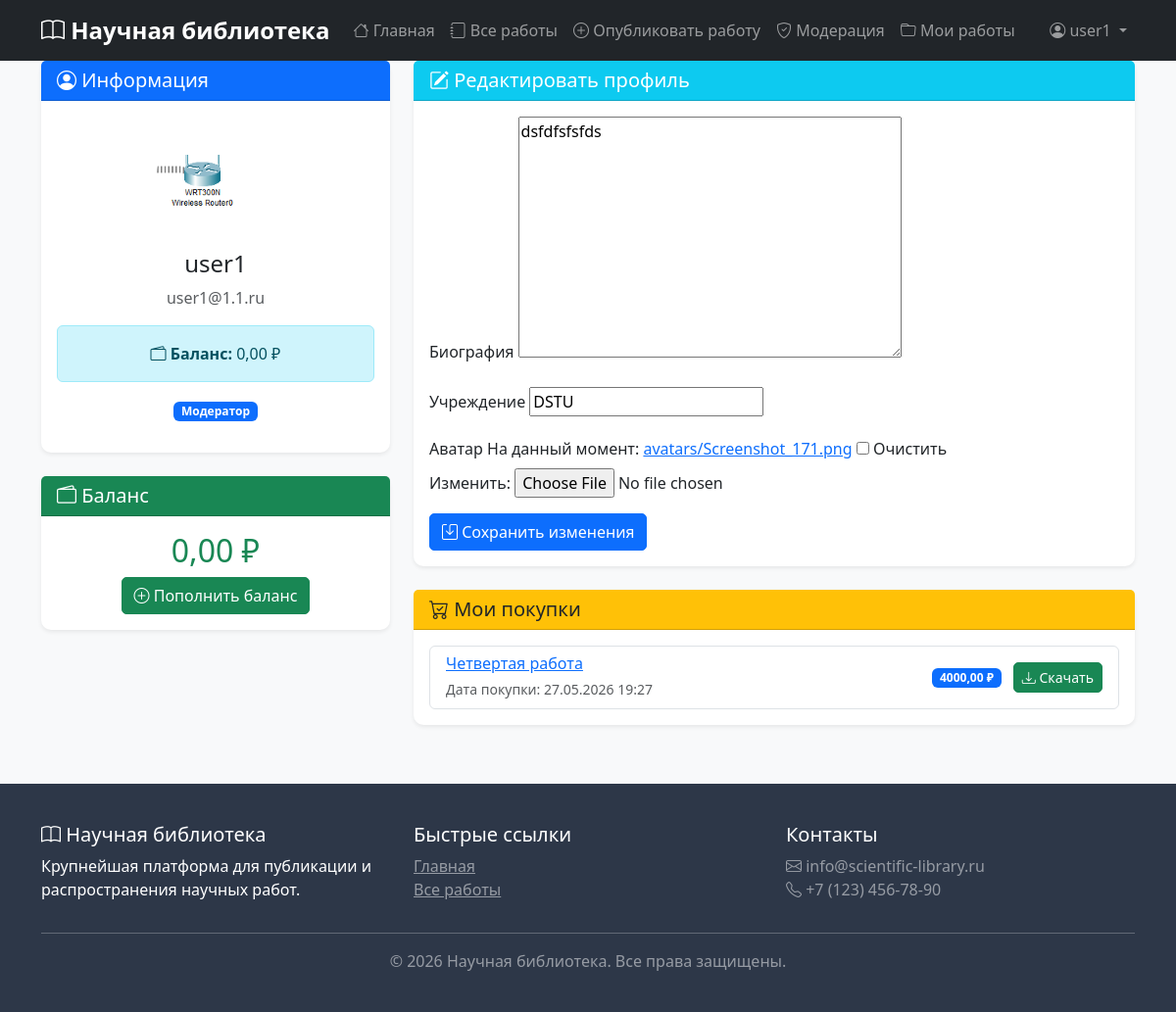
The page /accounts/profile/ (signed in) on the database as committed earlier.
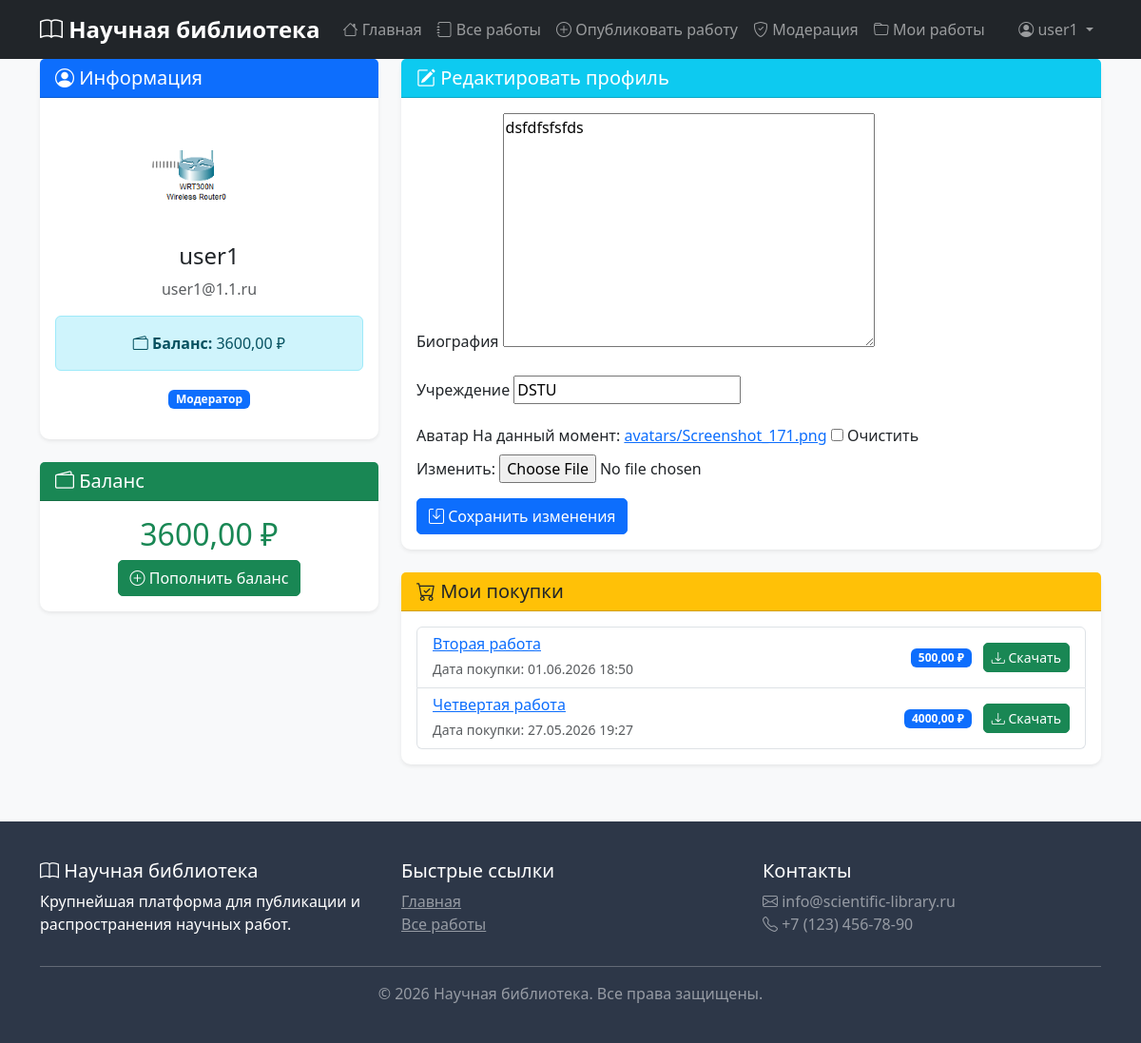
The same page on the database as committed later.
### accounts/models.py (models this page shows, shortened)
class User(AbstractUser):
    ROLE_CHOICES = [
        ('user', 'Пользователь'),
        ('author', 'Автор'),
        ('moderator', 'Модератор'),
        ('admin', 'Администратор'),
    ]
    role = models.CharField(max_length=20, choices=ROLE_CHOICES, default='user')
    email = models.EmailField(unique=True)
    def can_publish(self):
        return self.role in ['author', 'moderator', 'admin']
    def is_moderator(self):
        return self.role in ['moderator', 'admin']

class UserProfile(models.Model):
    user = models.OneToOneField(User, on_delete=models.CASCADE, related_name='profile')
    balance = models.DecimalField(max_digits=10, decimal_places=2, default=0.00)
    avatar = models.ImageField(upload_to='avatars/', null=True, blank=True)
    bio = models.TextField(max_length=500, blank=True)
    institution = models.CharField(max_length=200, blank=True, help_text="Научное учреждение")
    created_at = models.DateTimeField(auto_now_add=True)
    updated_at = models.DateTimeField(auto_now=True)

### works/models.py (models this page shows, shortened)
class Purchase(models.Model):
    user = models.ForeignKey(settings.AUTH_USER_MODEL, on_delete=models.CASCADE, related_name='purchases')
    work = models.ForeignKey(Work, on_delete=models.CASCADE, related_name='purchases')
    amount = models.DecimalField(max_digits=10, decimal_places=2)
    commission = models.DecimalField(max_digits=10, decimal_places=2, default=0)
    author_share = models.DecimalField(max_digits=10, decimal_places=2, default=0)
    purchase_date = models.DateTimeField(auto_now_add=True)
    class Meta:
        unique_together = ['user', 'work']
        verbose_name = "Покупка"
        verbose_name_plural = "Покупки"

class Work(models.Model):
    STATUS_CHOICES = [
        ('pending', 'На модерации'),
        ('approved', 'Одобрено'),
        ('rejected', 'Отклонено'),
    ]
    title = models.CharField(max_length=200, verbose_name="Название")
    description = models.TextField(verbose_name="Описание")
    author = models.ForeignKey(
        settings.AUTH_USER_MODEL,
        on_delete=models.CASCADE,
        related_name='works',
        verbose_name="Автор"
    )
    categories = models.ManyToManyField(
        Category,
        related_name='works',
        blank=True,
        verbose_name="Категории"
    )
    file = models.FileField(upload_to='works/%Y/%m/%d/', verbose_name="Файл работы", null=True, blank=True)
    price = models.DecimalField(max_digits=10, decimal_places=2, default=0, verbose_name="Цена")
    moderation_status = models.CharField(max_length=20, choices=STATUS_CHOICES, default='pending')
    moderation_comment = models.TextField(blank=True)
    created_at = models.DateTimeField(auto_now_add=True)
    updated_at = models.DateTimeField(auto_now=True)
    published_at = models.DateTimeField(null=True, blank=True)
    downloads_count = models.PositiveIntegerField(default=0)
    class Meta:
        ordering = ['-created_at']
        verbose_name = "Работа"
        verbose_name_plural = "Работы"

### accounts/views.py (the view)
# urls.py: path('profile/', views.profile_view, name='profile'),
@login_required
def profile_view(request):
    profile = request.user.profile
    if request.method == 'POST':
        form = UserProfileForm(request.POST, request.FILES, instance=profile)
        if form.is_valid():
            form.save()
            messages.success(request, 'Профиль обновлен!')
            return redirect('accounts:profile')
    else:
        form = UserProfileForm(instance=profile)
    purchases = request.user.purchases.all().order_by('-purchase_date') if hasattr(request.user, 'purchases') else []
    context = {
        'form': form,
        'profile': profile,
        'purchases': purchases,
    }
    return render(request, 'accounts/profile.html', context)

### accounts/forms.py (shortened to what this page needs)
class UserProfileForm(forms.ModelForm):
    class Meta:
        model = UserProfile
        fields = ['bio', 'institution', 'avatar']

### templates/accounts/profile.html (shortened to what this page needs)
{% extends 'base.html' %}
{% load static %}
{% block content %}
<div class="container">
    <div class="row">
        <div class="col-md-4 mb-4">
            <div class="card border-0 shadow-sm">
                <div class="card-header bg-primary text-white">
                    <h5 class="mb-0"><i class="bi bi-person-circle"></i> Информация</h5>
                </div>
                <div class="card-body text-center">
                    {% if user.profile.avatar %}
                        <img src="{{ user.profile.avatar.url }}" alt="Avatar" class="rounded-circle mb-3"
                             style="width: 120px; height: 120px; object-fit: cover;">
                    {% else %}
                        <div class="rounded-circle bg-secondary text-white d-flex align-items-center justify-content-center mx-auto mb-3"
                             style="width: 120px; height: 120px; font-size: 48px;">
                            <i class="bi bi-person"></i>
                        </div>
                    {% endif %}
                    <h4>{{ user.username }}</h4>
                    <p class="text-muted">{{ user.email }}</p>
                    <div class="alert alert-info">
                        <i class="bi bi-wallet2"></i>
                        <strong>Баланс:</strong> {{ user.profile.balance }} ₽
                    </div>
                    <p>
                        <span class="badge bg-primary">{{ user.get_role_display }}</span>
                    </p>
                </div>
            </div>
            <div class="card border-0 shadow-sm mt-4">
                <div class="card-header bg-success text-white">
                    <h5 class="mb-0"><i class="bi bi-wallet2"></i> Баланс</h5>
                </div>
                <div class="card-body text-center">
                    <h2 class="text-success">{{ user.profile.balance }} ₽</h2>
                    <a href="{% url 'accounts:top_up_balance' %}" class="btn btn-success">
                        <i class="bi bi-plus-circle"></i> Пополнить баланс
                    </a>
                </div>
            </div>
        </div>
        <div class="col-md-8">
            <div class="card border-0 shadow-sm mb-4">
                <div class="card-header bg-info text-white">
                    <h5 class="mb-0"><i class="bi bi-pencil-square"></i> Редактировать профиль</h5>
                </div>
                <div class="card-body">
                    <form method="post" enctype="multipart/form-data">
                        <div class="mb-3">
                            <label class="form-label">Биография</label>
                            {{ form.bio }}
                        </div>
                        <div class="mb-3">
                            <label class="form-label">Учреждение</label>
                            {{ form.institution }}
                        </div>
                        <div class="mb-3">
                            <label class="form-label">Аватар</label>
                            {{ form.avatar }}
                        </div>
                        <button type="submit" class="btn btn-primary">
                            <i class="bi bi-save"></i> Сохранить изменения
                        </button>
                    </form>
                </div>
            </div>
            {% if purchases %}
            <div class="card border-0 shadow-sm">
                <div class="card-header bg-warning">
                    <h5 class="mb-0"><i class="bi bi-cart-check"></i> Мои покупки</h5>
                </div>
                <div class="card-body">
                    <div class="list-group">
                        {% for purchase in purchases %}
                            <div class="list-group-item">
                                <div class="d-flex justify-content-between align-items-center">
                                    <div>
                                        <h6 class="mb-1">
                                            <a href="{% url 'works:work_detail' purchase.work.id %}">
                                                {{ purchase.work.title }}
                                            </a>
                                        </h6>
                                        <small class="text-muted">
                                            Дата покупки: {{ purchase.purchase_date|date:"d.m.Y H:i" }}
                                        </small>
                                    </div>
                                    <div class="text-end">
                                        <span class="badge bg-primary">{{ purchase.amount }} ₽</span>
                                        <a href="{% url 'works:download_work' purchase.work.id %}"
                                           class="btn btn-sm btn-success ms-2">
                                            <i class="bi bi-download"></i> Скачать
                                        </a>
                                    </div>
                                </div>
                            </div>
                        {% endfor %}
                    </div>
                </div>
            </div>
            {% endif %}
        </div>
    </div>
</div>
{% endblock %}

### templates/base.html (shortened to what this page needs)
<!DOCTYPE html>
<html lang="ru">
<head>
    <link href="https://cdn.jsdelivr.net/npm/bootstrap@5.3.0/dist/css/bootstrap.min.css" rel="stylesheet">
    <link rel="stylesheet" href="https://cdn.jsdelivr.net/npm/bootstrap-icons@1.11.0/font/bootstrap-icons.css">
    {% load static %}
    <link href="{% static 'css/custom.css' %}" rel="stylesheet">
</head>
<body>
    <nav class="navbar navbar-expand-lg navbar-dark bg-dark sticky-top">
        <div class="container">
            <a class="navbar-brand" href="{% url 'index' %}">
                <i class="bi bi-book"></i> Научная библиотека
            </a>
            <div class="collapse navbar-collapse" id="navbarNav">
                <ul class="navbar-nav me-auto">
                    <li class="nav-item">
                        <a class="nav-link" href="{% url 'index' %}">
                            <i class="bi bi-house"></i> Главная
                        </a>
                    </li>
                    <li class="nav-item">
                        <a class="nav-link" href="{% url 'works:work_list' %}">
                            <i class="bi bi-journal"></i> Все работы
                        </a>
                    </li>
                    {% if user.is_authenticated %}
                        {% if user.can_publish %}
                        <li class="nav-item">
                            <a class="nav-link" href="{% url 'works:work_create' %}">
                                <i class="bi bi-plus-circle"></i> Опубликовать работу
                            </a>
                        </li>
                        {% endif %}
                        {% if user.is_moderator %}
                        <li class="nav-item">
                            <a class="nav-link" href="{% url 'moderation:queue' %}">
                                <i class="bi bi-shield-check"></i> Модерация
                            </a>
                        </li>
                        {% endif %}
                        <li class="nav-item">
                            <a class="nav-link" href="{% url 'works:my_works' %}">
                                <i class="bi bi-folder"></i> Мои работы
                            </a>
                        </li>
                    {% endif %}
                </ul>
                <ul class="navbar-nav">
                    {% if user.is_authenticated %}
                        <li class="nav-item dropdown">
                            <a class="nav-link dropdown-toggle" href="#" id="userDropdown" role="button" data-bs-toggle="dropdown">
                                <i class="bi bi-person-circle"></i> {{ user.username }}
                            </a>
                        </li>
                    {% endif %}
                </ul>
            </div>
        </div>
    </nav>
    <main>
        {% block content %}
        {% endblock %}
    </main>
    <footer class="footer">
        <div class="container">
            <div class="row">
                <div class="col-md-4">
                    <h5><i class="bi bi-book"></i> Научная библиотека</h5>
                    <p>Крупнейшая платформа для публикации и распространения научных работ.</p>
                </div>
                <div class="col-md-4">
                    <h5>Быстрые ссылки</h5>
                    <ul class="list-unstyled">
                        <li><a href="{% url 'index' %}" class="text-white-50">Главная</a></li>
                        <li><a href="{% url 'works:work_list' %}" class="text-white-50">Все работы</a></li>
                    </ul>
                </div>
                <div class="col-md-4">
                    <h5>Контакты</h5>
                    <p class="text-white-50">
                        <i class="bi bi-envelope"></i> info@scientific-library.ru<br>
                        <i class="bi bi-telephone"></i> +7 (123) 456-78-90
                    </p>
                </div>
            </div>
            <hr class="bg-light">
            <div class="text-center">
                <p class="text-white-50 mb-0">&copy; 2026 Научная библиотека. Все права защищены.</p>
            </div>
        </div>
    </footer>
</body>
</html>

### static/css/custom.css (style rules this page uses)
body { font-family: 'Segoe UI', Tahoma, Geneva, Verdana, sans-serif; background-color: #f8f9fa; }
.card { border-radius: 10px; transition: all 0.3s ease; }
.btn { border-radius: 5px; transition: all 0.3s ease; }
.card { animation: fadeIn 0.5s ease; }

### templates/base.html (style rules this page uses)
.navbar-brand { font-weight: bold; font-size: 1.5rem; }
.footer { background-color: #2d3748; color: white; padding: 40px 0; margin-top: 60px; }

Rows that differ between the two databases and show on the page:
changed User "user1": profile.balance "0,00" → "3600,00"
added Purchase: work "Вторая работа", purchase_date "01.06.2026 18:50", amount "500,00"
